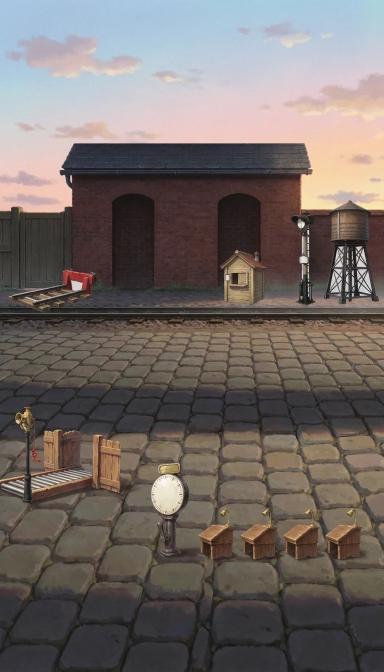
#> input picture game/assets/img/rush/yard-tall.webp, 768 x 1344 px (shown at 1/2 size)
$ python -i rush_yard_art.py   (imports and definitions only)
#> lines starting #> are read from the running program, lines starting #| are printed output that depends on the picture; after the words box and inside, x2 and y2 are one past the last pixel; in counts of white or black regions, pixels touching at a corner belong together
"""Claim 9's freight yard art (js/rush.js, the claim 9 block): the Sogni props cut out of their grey, the fixed
props collaged onto the Sogni yard backdrop at the layouts' anchors (YARD_WIDE / YARD_TALL), and the finished
paintings and sprites written as WebP under assets/img/rush/.

  python3 tools/rush_yard_art.py cut <src_dir>                       the moving and bought pieces -> assets/img/rush/yard/
  python3 tools/rush_yard_art.py collage wide <src_dir> <out.png>    backdrop + fixed props, for the repaint
  python3 tools/rush_yard_art.py collage tall <src_dir> <out.png>    the wide backdrop cropped onto a tall canvas + props
  python3 tools/rush_yard_art.py finish wide|tall <painting.png>     -> assets/img/rush/yard-wide.webp / yard-tall.webp
  python3 tools/rush_yard_art.py extend                              the phone's bands above and below the tall stage

src_dir holds the Sogni renders (prop-*.png on light grey, yard-wide-1.png). The repaint between collage and finish
is a separate image edit (see CREDITS.md); this script makes no network calls.
"""
import os
import sys
from PIL import Image, ImageChops, ImageDraw, ImageFilter

ROOT = os.path.join(os.path.dirname(__file__), '..')
OUT = os.path.join(ROOT, 'assets', 'img', 'rush')


def cutout(path):
    """The prop on a transparent background: the grey that touches the border is cleared, the edge softened."""
#> called with path = '../assets/img/rush/yard-tall.webp'
    im = Image.open(path).convert('RGB')
#> im is the input picture: PIL image 768x1344 RGB; mean R, G, B 113.9, 105.3, 101.8
    w, h = im.size
#> w = 768; h = 1344
    corners = [im.getpixel(p) for p in [(4, 4), (w - 5, 4), (4, h - 5), (w - 5, h - 5)]]
#> corners = [(168, 198, 226), (172, 211, 220), (52, 51, 58), (54, 53, 58)]
    bg = tuple(sorted(c[i] for c in corners)[2] for i in range(3))
#> bg = (168, 198, 220)
    diff = ImageChops.difference(im, Image.new('RGB', im.size, bg)).convert('L')
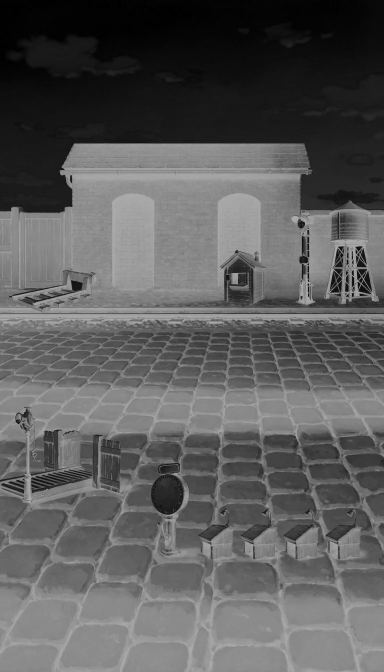
#> diff: PIL image 768x1344 L (shown at 1/2 size); min 0, max 184, mean 91.7
    near = diff.point(lambda v: 255 if v < 22 else 0)
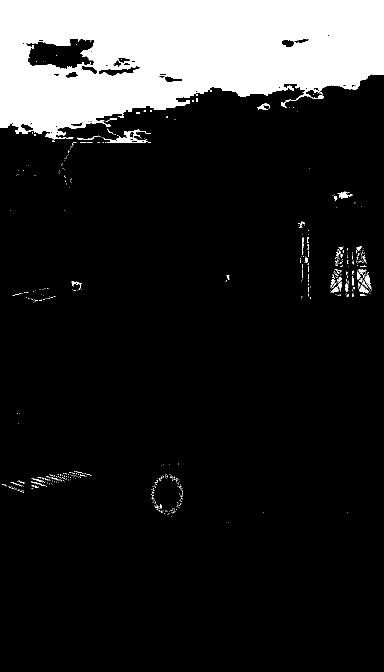
#> near: PIL image 768x1344 L (shown at 1/2 size); 15.2% white; 552 white regions (510 under 20 px), largest, box (x1, y1, x2, y2) and area: (0, 0, 768, 280) 152525, (206, 259, 302, 286) 763, (678, 383, 705, 397) 185
    # Only the background that's connected to the edge (a light patch inside the prop stays).
    mask = near.copy()
    for p in [(0, 0), (w - 1, 0), (0, h - 1), (w - 1, h - 1), (w // 2, 0), (w // 2, h - 1), (0, h // 2), (w - 1, h // 2)]:
        if mask.getpixel(p) == 255:
            ImageDraw.floodfill(mask, p, 128)
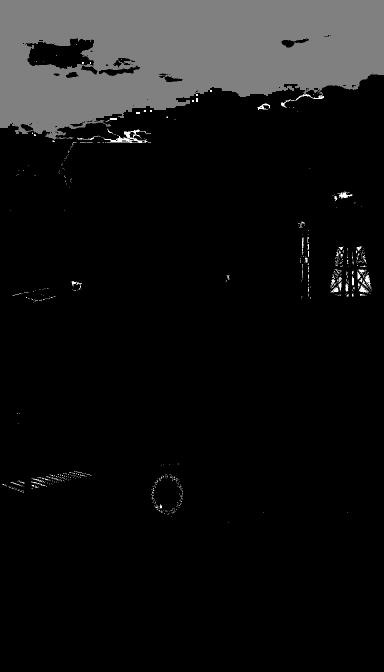
#> mask: PIL image 768x1344 L (shown at 1/2 size); min 0, max 255, mean 20.1
    alpha = mask.point(lambda v: 0 if v == 128 else 255).filter(ImageFilter.MinFilter(3)).filter(ImageFilter.GaussianBlur(0.8))
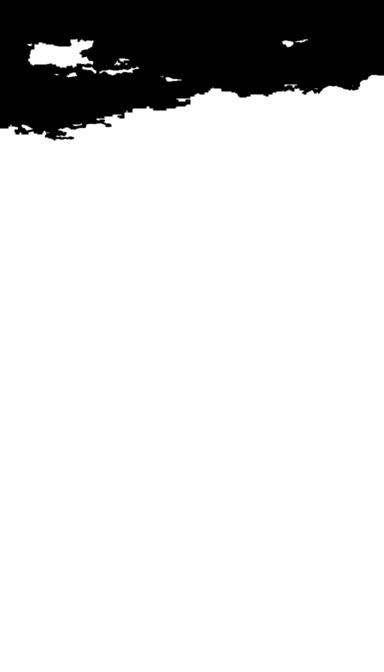
#> alpha: PIL image 768x1344 L (shown at 1/2 size); min 0, max 255, mean 216.5
    out = im.convert('RGBA')
    out.putalpha(alpha)
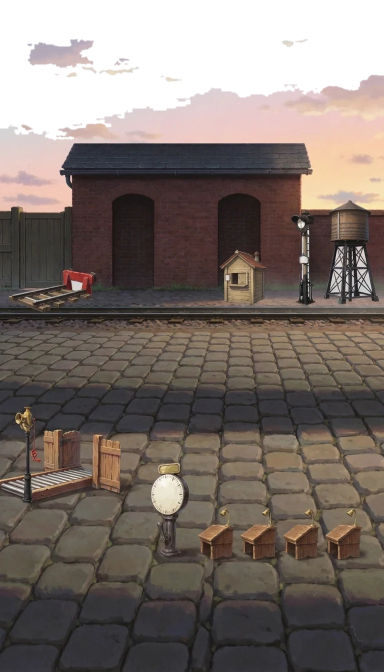
#> out: PIL image 768x1344 RGBA (shown at 1/2 size); mean R, G, B, A 113.9, 105.3, 101.8, 216.5; transparent parts drawn white
    return out.crop(out.getbbox())
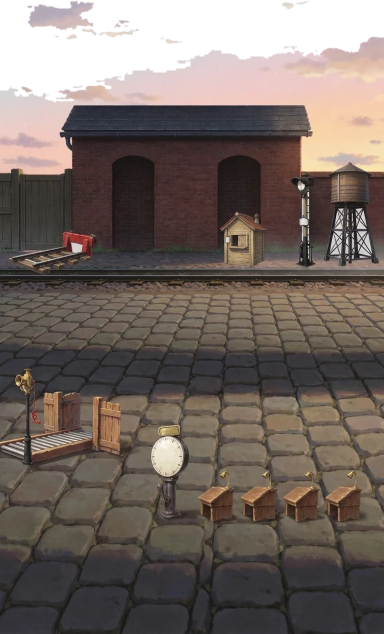
#> returned value: PIL image 768x1268 RGBA (shown at 1/2 size); mean R, G, B, A 110.4, 99.7, 94.7, 229.5; transparent parts drawn white


# [4 lines left out: function fit, not called in this run]


def paste_mb(canvas, im, x, y):
    """Paste by the middle-bottom point (how js/rush.js draws 'mb' sprites)."""
    canvas.alpha_composite(im, (round(x - im.width / 2), round(y - im.height)))


# The fixed props painted into the room, by layout: (prop, x, y (mb), height or ('w', width)).
FIXED = {
    'wide': [
        ('water-tower', 1262, 458, 286), ('signal-mast', 1140, 460, 300), ('office', 1010, 458, 150),
        ('siding', 112, 454, ('w', 190)),
        ('conveyor', 160, 640, ('w', 330)), ('whistle', 112, 640, 256), ('points', 362, 642, 250),
        ('bay', 590, 652, 140), ('bay', 690, 652, 140), ('bay', 790, 652, 140), ('bay', 890, 652, 140),
    ],
    'tall': [
        ('water-tower', 700, 600, 214), ('signal-mast', 604, 602, 196), ('office', 486, 600, 112),
        ('siding', 108, 616, ('w', 176)),
        ('conveyor', 118, 1004, ('w', 250)), ('whistle', 60, 1004, 196), ('points', 340, 1112, 190),
        ('bay', 432, 1118, 104), ('bay', 516, 1118, 104), ('bay', 600, 1118, 104), ('bay', 684, 1118, 104),
    ],
}


# [16 lines left out: function collage, not called in this run]


# The pieces that move or are bought stay sprites: (prop, file under assets/img/rush/yard/, height in px).
SPRITES = [
    ('platform', 'platform', 260), ('returns-wagon', 'returns', 200), ('sorter-old', 'sorter-old', 360),
    ('sorter-new', 'sorter-new', 360), ('seal', 'seal', 64), ('crate', 'crate', 180),
    ('engine', 'engine', 280), ('wagon', 'flat', 120), ('test-trolley', 'trolley', 120), ('reverse-lever', 'lever', 260),
    ('waybill', 'waybill', 110), ('waybill-gold', 'waybill-gold', 110), ('waybill-error', 'waybill-error', 110),
    ('waybill-done', 'waybill-done', 110), ('waybill-test', 'waybill-test', 110), ('board', 'i-board', 140),
    ('signal-mast', 'i-wire', 140),
]


# [37 lines left out: functions cut, finish, extend, not called in this run]


# [10 lines not run here, left out]

>>> result = cutout('../assets/img/rush/yard-tall.webp')
